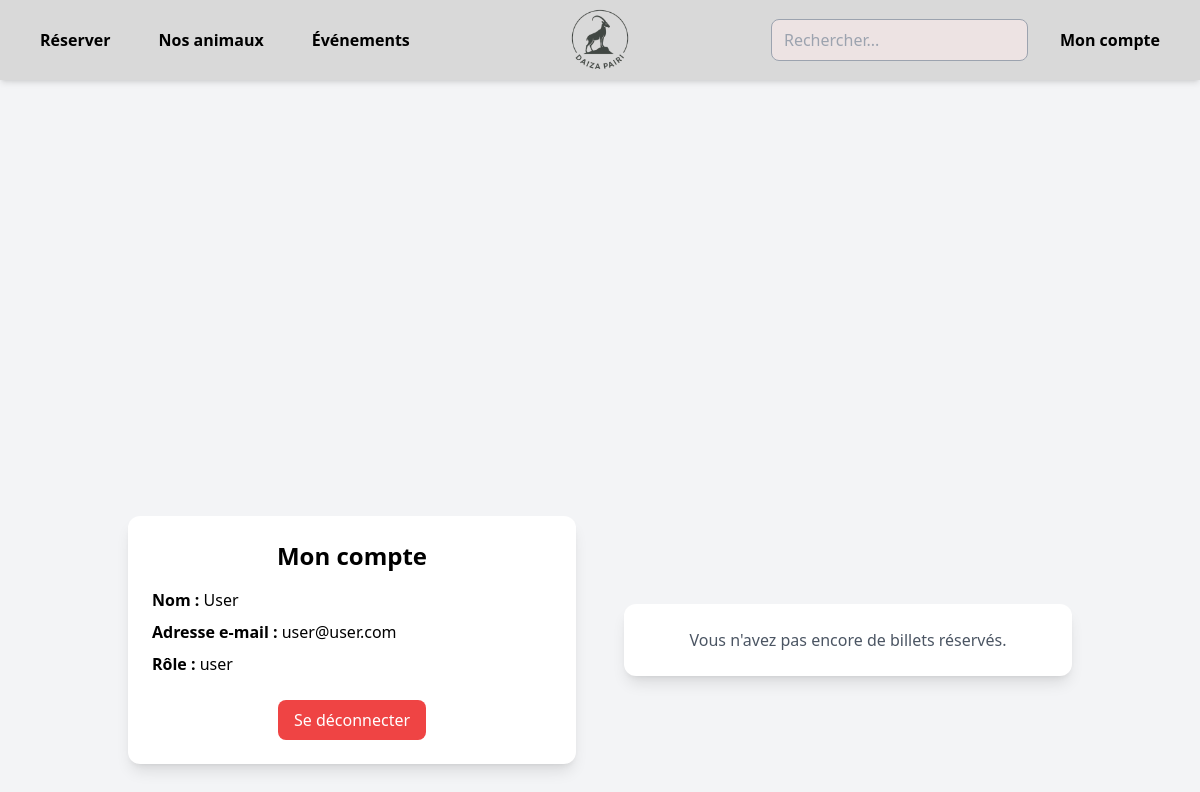
The page /compte (signed in) on the database its author committed.
### server.py (models this page shows, shortened)
class User(db.Model, UserMixin): # Définir le modèle User
    id = db.Column(db.Integer, primary_key=True)
    nom = db.Column(db.String(80), unique=True, nullable=False)
    prenom = db.Column(db.String(80))
    email = db.Column(db.String(120), unique=True, nullable=False)
    password = db.Column(db.String(200), nullable=False)
    role = db.Column(db.String(20), nullable=False) # user, soigneur, admin

### server.py (the view)
@app.route("/compte")
@login_required
def compte():
    tickets = Tickets.query.filter_by(user_id=current_user.id).all()
    return render_template("compte.html", tickets=tickets)

### server.py (called while the page is built)
def login_required(f):
    @wraps(f)
    def decorated_function(*args, **kwargs):
        if not current_user.is_authenticated:
            flash("Vous devez être connecté pour accéder à cette page.", 'danger')
            return redirect(url_for('login'))
        return f(*args, **kwargs)
    return decorated_function

@login_manager.user_loader # Charge l'utilisateur si il se connecte
def load_user(id):
    return db.session.get(User, int(id))

### templates/compte.html (shortened to what this page needs)
<!DOCTYPE html>
<html lang="fr">
  <head>
    <script src="https://cdn.tailwindcss.com"></script>
  </head>
  <body class="w-full h-screen bg-[#EDE3E3]">
    {% include '/components/nav.html' %}
    <div class="bg-gray-100 flex items-center justify-center min-h-screen">
      <div
        class="bg-white shadow-lg rounded-xl p-6 w-full max-w-md text-center m-6"
      >
        <h1 class="text-2xl font-bold mb-4">Mon compte</h1>
        <div class="text-left space-y-2">
          <p><span class="font-semibold">Nom :</span> {{ current_user.nom }}</p>
          <p>
            <span class="font-semibold">Adresse e-mail :</span> {{
            current_user.email }}
          </p>
          <p>
            <span class="font-semibold">Rôle :</span> {{ current_user.role }}
          </p>
        </div>
        <a
          href="/logout"
          class="mt-6 inline-block bg-red-500 hover:bg-red-600 text-white py-2 px-4 rounded-lg transition"
        >
          Se déconnecter
        </a>
      </div>
      {% if tickets %}
      <div
        class="bg-white shadow-lg rounded-xl p-6 w-full max-w-2xl text-center m-6"
      >
        <h2 class="text-xl font-bold mb-4">Mes billets</h2>
        <table class="w-full table-auto border-collapse">
          <thead>
            <tr>
              <th class="border px-4 py-2">Date de visite</th>
              <th class="border px-4 py-2">Catégorie</th>
              <th class="border px-4 py-2">Validité</th>
              <th class="border px-4 py-2">Billet</th>
            </tr>
          </thead>
          <tbody>
            {% for ticket in tickets %}
            <tr>
              <td class="border px-4 py-2">
                {{ ticket.date_visite | date_humaine }}
              </td>
              <td class="border px-4 py-2">{{ ticket.categorie }}</td>
              <td class="border px-4 py-2">
                {{ 'Valide' if ticket.validite == 'True' else 'Invalide' }}
              </td>
              <td class="border px-4 py-2">
                <button onclick="openQRCode('{{ ticket.uuid }}')" class="bg-green-500 hover:bg-green-600 text-white py-2 px-4 rounded-lg transition">
                  Ouvrir
                </button>
              </td>
            </tr>
            {% endfor %}
          </tbody>
        </table>
      </div>
      <div id="qrModal" class="hidden fixed inset-0 bg-black bg-opacity-50 flex items-center justify-center z-50">
        <div class="bg-white rounded-xl p-8 max-w-md w-full mx-4 text-center">
          <h3 class="text-xl font-bold mb-4">QR Code du ticket</h3>
          <img id="qrImage" src="" alt="QR Code" class="w-full mb-4">
          <button onclick="closeQRCode()" class="bg-red-500 hover:bg-red-600 text-white py-2 px-6 rounded-lg transition w-full">
            Fermer
          </button>
        </div>
      </div>
      <script>
        function openQRCode(uuid) {
          const modal = document.getElementById('qrModal');
          const qrImage = document.getElementById('qrImage');
          qrImage.src = '/ticket/' + uuid + '/qrcode';
          modal.classList.remove('hidden');
        }
        function closeQRCode() {
          const modal = document.getElementById('qrModal');
          modal.classList.add('hidden');
        }
        // Fermer la modal en cliquant en dehors
        document.getElementById('qrModal').addEventListener('click', function(e) {
          if (e.target === this) {
            closeQRCode();
          }
        });
      </script>
      {% else %}
      <div
        class="bg-white shadow-lg rounded-xl p-6 w-full max-w-md text-center m-6"
      >
        <p class="text-gray-600">Vous n'avez pas encore de billets réservés.</p>
      </div>
      {% endif %}
    </div>
  </body>
</html>

### rows shown on the page
User: nom "User", email "user@user.com", role "user"
